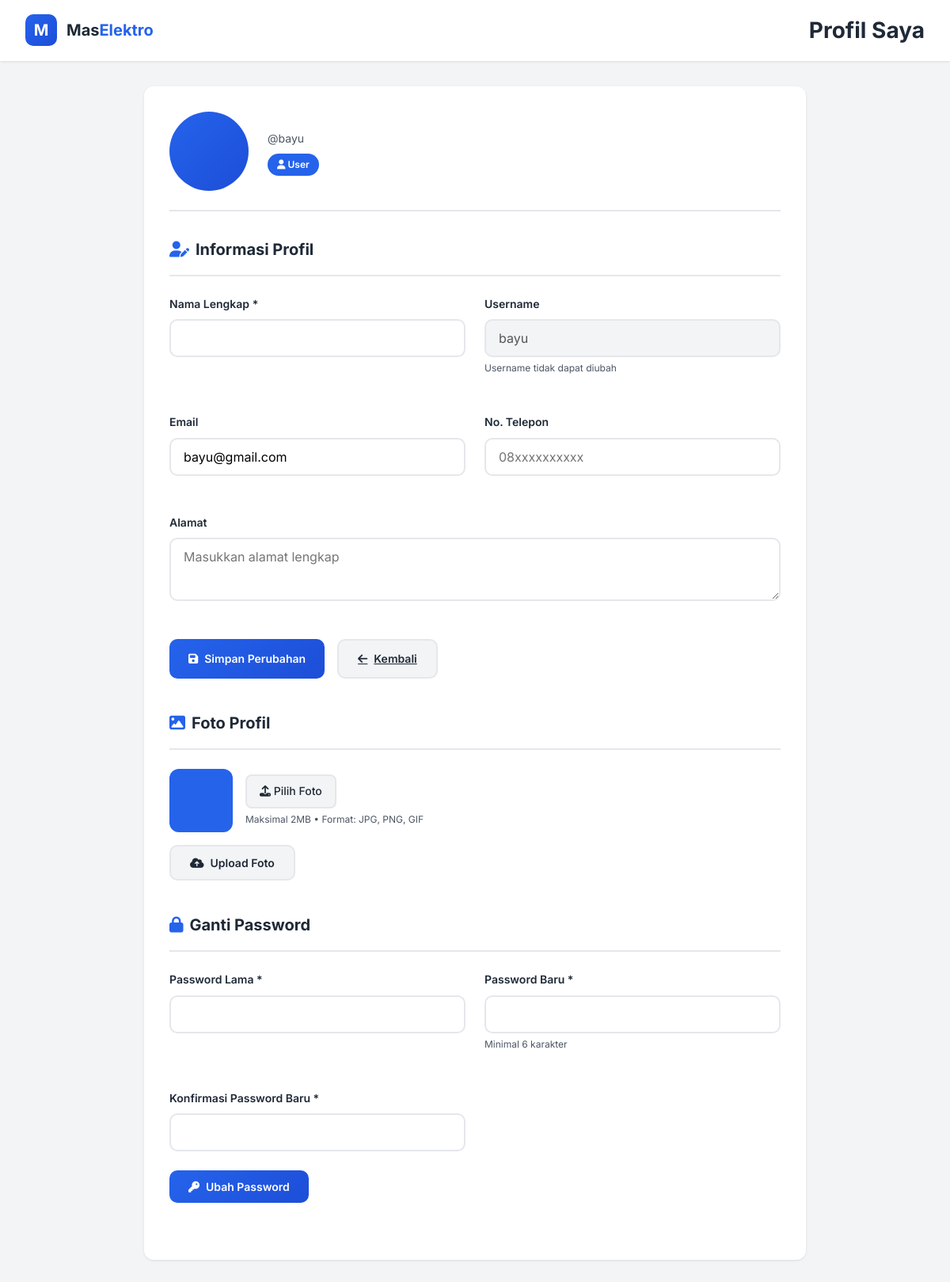
/user/profile.php (signed in), run on the app's committed database.
### tables this page shows
CREATE TABLE `users` (
  `id` int(11) NOT NULL AUTO_INCREMENT,
  `username` varchar(50) NOT NULL,
  `password` varchar(255) NOT NULL,
  `nama_lengkap` varchar(100) NOT NULL,
  `email` varchar(100) DEFAULT NULL,
  `no_hp` varchar(20) DEFAULT NULL,
  `alamat` text DEFAULT NULL,
  `role` enum('admin','petugas','user') DEFAULT 'user',
  `created_at` timestamp NOT NULL DEFAULT current_timestamp(),
  PRIMARY KEY (`id`),
  UNIQUE KEY `username` (`username`),
  KEY `idx_id` (`id`)
);

### user/profile.php (the view, shortened to what this page needs)
<?php
require_once '../config.php';
$user_id = (int)($_SESSION['id'] ?? 0);
$stmt = mysqli_prepare($koneksi, "SELECT * FROM users WHERE id = ?");
mysqli_stmt_bind_param($stmt, "i", $user_id);
mysqli_stmt_execute($stmt);
$result = mysqli_stmt_get_result($stmt);
$user = mysqli_fetch_assoc($result);
?>
<!DOCTYPE html>
<html lang="id">
<head>
    <link rel="stylesheet" href="https://cdnjs.cloudflare.com/ajax/libs/font-awesome/6.4.0/css/all.min.css">
</head>
<body>
    <header class="header">
        <a href="dashboard.php" class="header__logo">
            <div class="logo__icon">M</div>
            <div class="logo__text">Mas<span>Elektro</span></div>
        </a>
        <h1 class="header__title">Profil Saya</h1>
    </header>
    <main class="container">
        <div class="profile-card">
            <div class="profile-header">
                <div class="profile-avatar">
                </div>
                <div class="profile-info">
                    <p>@<?php echo htmlspecialchars($user['username']); ?></p>
                    <span class="badge">
                        <i class="fas fa-user"></i> <?php echo ucfirst(htmlspecialchars($user['role'])); ?>
                    </span>
                </div>
            </div>
            <form method="POST" action="" enctype="multipart/form-data">
                <section class="form-section">
                    <h3 class="form-section__title"><i class="fas fa-user-edit"></i> Informasi Profil</h3>
                    <div class="form-grid">
                        <div class="form-group">
                            <label for="nama_lengkap">Nama Lengkap *</label>
                            <input type="text" id="nama_lengkap" name="nama_lengkap"
                                   value="<?php echo htmlspecialchars($user['nama_lengkap']); ?>" required>
                        </div>
                        <div class="form-group">
                            <label for="username">Username</label>
                            <input type="text" id="username" value="<?php echo htmlspecialchars($user['username']); ?>" disabled>
                            <div class="form-hint">Username tidak dapat diubah</div>
                        </div>
                        <div class="form-group">
                            <label for="email">Email</label>
                            <input type="email" id="email" name="email"
                                   value="<?php echo htmlspecialchars($user['email'] ?? ''); ?>" placeholder="email@contoh.com">
                        </div>
                        <div class="form-group">
                            <label for="no_hp">No. Telepon</label>
                            <input type="tel" id="no_hp" name="no_hp"
                                   value="<?php echo htmlspecialchars($user['no_hp'] ?? ''); ?>" placeholder="08xxxxxxxxxx">
                        </div>
                        <div class="form-group full-width">
                            <label for="alamat">Alamat</label>
                            <textarea id="alamat" name="alamat" placeholder="Masukkan alamat lengkap"><?php echo htmlspecialchars($user['alamat'] ?? ''); ?></textarea>
                        </div>
                    </div>
                    <div class="btn-group">
                        <button type="submit" name="update_profile" class="btn btn--primary">
                            <i class="fas fa-save"></i> Simpan Perubahan
                        </button>
                        <a href="dashboard.php" class="btn btn--secondary">
                            <i class="fas fa-arrow-left"></i> Kembali
                        </a>
                    </div>
                </section>
                <section class="form-section">
                    <h3 class="form-section__title"><i class="fas fa-image"></i> Foto Profil</h3>
                    <div class="photo-upload">
                        <div class="photo-upload__preview">
                            <?php if (!empty($user['foto_profil'])): ?>
                                <img src="../uploads/<?php echo htmlspecialchars($user['foto_profil']); ?>"
                                     alt="Foto Profil"
                                     onerror="this.src='https://via.placeholder.com/80/2563eb/ffffff?text=<?php echo strtoupper(substr($user['nama_lengkap'], 0, 1)); ?>'">
                            <?php else: ?>
                                <div style="width:100%;height:100%;display:flex;align-items:center;justify-content:center;background:var(--primary);color:white;font-weight:700;font-size:24px;">
                                </div>
                            <?php endif; ?>
                        </div>
                        <div class="photo-upload__actions">
                            <label class="photo-upload__label" for="foto_profil">
                                <i class="fas fa-upload"></i> Pilih Foto
                            </label>
                            <div class="form-hint">Maksimal 2MB • Format: JPG, PNG, GIF</div>
                        </div>
                    </div>
                    <button type="submit" name="upload_photo" class="btn btn--secondary" style="margin-top:1rem;">
                        <i class="fas fa-cloud-upload-alt"></i> Upload Foto
                    </button>
                </section>
                <section class="form-section">
                    <h3 class="form-section__title"><i class="fas fa-lock"></i> Ganti Password</h3>
                    <div class="form-grid">
                        <div class="form-group">
                            <label for="password_lama">Password Lama *</label>
                            <input type="password" id="password_lama" name="password_lama" required>
                        </div>
                        <div class="form-group">
                            <label for="password_baru">Password Baru *</label>
                            <input type="password" id="password_baru" name="password_baru" required minlength="6">
                            <div class="form-hint">Minimal 6 karakter</div>
                        </div>
                        <div class="form-group">
                            <label for="konfirmasi_password">Konfirmasi Password Baru *</label>
                            <input type="password" id="konfirmasi_password" name="konfirmasi_password" required minlength="6">
                        </div>
                    </div>
                    <button type="submit" name="change_password" class="btn btn--primary">
                        <i class="fas fa-key"></i> Ubah Password
                    </button>
                </section>
            </form>
        </div>
    </main>
</body>
</html>

### user/profile.php (style rules this page uses)
:root { --primary: #2563eb; --primary-dark: #1d4ed8; --success: #10b981; --danger: #dc2626; --gray-100: #f3f4f6; --gray-200: #e5e7eb; --gray-600: #4b5563; --gray-800: #1f2937; --white: #ffffff; --shadow: 0 1px 3px rgba(0,0,0,0.1); --radius: 12px; }
* { margin: 0; padding: 0; box-sizing: border-box; font-family: 'Inter', sans-serif; }
body { background: var(--gray-100); color: var(--gray-800); line-height: 1.6; }
.header { background: var(--white); padding: 1rem 2rem; display: flex; align-items: center; gap: 1rem; box-shadow: var(--shadow); position: sticky; top: 0; z-index: 100; }
.header__logo { display: flex; align-items: center; gap: 0.75rem; cursor: pointer; text-decoration: none; }
.logo__icon { width: 40px; height: 40px; background: linear-gradient(135deg, var(--primary), var(--primary-dark)); border-radius: 10px; display: flex; align-items: center; justify-content: center; color: var(--white); font-weight: 700; font-size: 20px; }
.logo__text { font-size: 20px; font-weight: 700; color: var(--gray-800); }
.logo__text span { color: var(--primary); }
.header__title { font-size: 28px; font-weight: 700; color: var(--gray-800); margin-left: auto; }
.container { max-width: 900px; margin: 0 auto; padding: 2rem; }
.profile-card { background: var(--white); border-radius: var(--radius); padding: 2rem; box-shadow: var(--shadow); margin-bottom: 2rem; }
.profile-header { display: flex; align-items: center; gap: 1.5rem; padding-bottom: 1.5rem; border-bottom: 2px solid var(--gray-200); margin-bottom: 2rem; }
.profile-avatar { width: 100px; height: 100px; border-radius: 50%; background: linear-gradient(135deg, var(--primary), var(--primary-dark)); display: flex; align-items: center; justify-content: center; color: var(--white); font-size: 36px; font-weight: 700; overflow: hidden; flex-shrink: 0; }
.profile-info p { color: var(--gray-600); font-size: 14px; }
.profile-info .badge { display: inline-block; padding: 0.25rem 0.75rem; background: var(--primary); color: var(--white); border-radius: 20px; font-size: 12px; font-weight: 600; margin-top: 0.5rem; }
.form-section { margin-bottom: 2.5rem; }
.form-section__title { font-size: 20px; font-weight: 700; color: var(--gray-800); margin-bottom: 1.5rem; padding-bottom: 1rem; border-bottom: 2px solid var(--gray-200); display: flex; align-items: center; gap: 0.5rem; }
.form-section__title i { color: var(--primary); }
.form-grid { display: grid; grid-template-columns: 1fr 1fr; gap: 1.5rem; }
.form-group { margin-bottom: 1.5rem; }
.form-group.full-width { grid-column: 1 / -1; }
.form-group label { display: block; font-size: 14px; font-weight: 600; color: var(--gray-800); margin-bottom: 0.5rem; }
.form-group input, .form-group textarea { width: 100%; padding: 0.75rem 1rem; border: 2px solid var(--gray-200); border-radius: 10px; font-size: 16px; outline: none; transition: all 0.3s; font-family: inherit; }
.form-group textarea { resize: vertical; min-height: 80px; }
.form-group input:disabled { background: var(--gray-100); cursor: not-allowed; }
.form-hint { font-size: 12px; color: var(--gray-600); margin-top: 0.25rem; }
.photo-upload { display: flex; align-items: center; gap: 1rem; }
.photo-upload__preview { width: 80px; height: 80px; border-radius: 12px; background: var(--gray-100); overflow: hidden; flex-shrink: 0; }
.photo-upload__actions { flex: 1; }
.photo-upload__label { display: inline-block; padding: 0.5rem 1rem; background: var(--gray-100); border: 2px solid var(--gray-200); border-radius: 8px; cursor: pointer; font-size: 14px; font-weight: 500; transition: all 0.3s; }
.btn { display: inline-flex; align-items: center; gap: 0.5rem; padding: 0.75rem 1.5rem; border: none; border-radius: 10px; font-size: 14px; font-weight: 600; cursor: pointer; transition: all 0.3s; }
.btn--primary { background: linear-gradient(135deg, var(--primary), var(--primary-dark)); color: var(--white); }
.btn--secondary { background: var(--gray-100); color: var(--gray-800); border: 2px solid var(--gray-200); }
.btn-group { display: flex; gap: 1rem; margin-top: 1rem; }

### data on the page
users: username "bayu", role "User", email "bayu@gmail.com"
